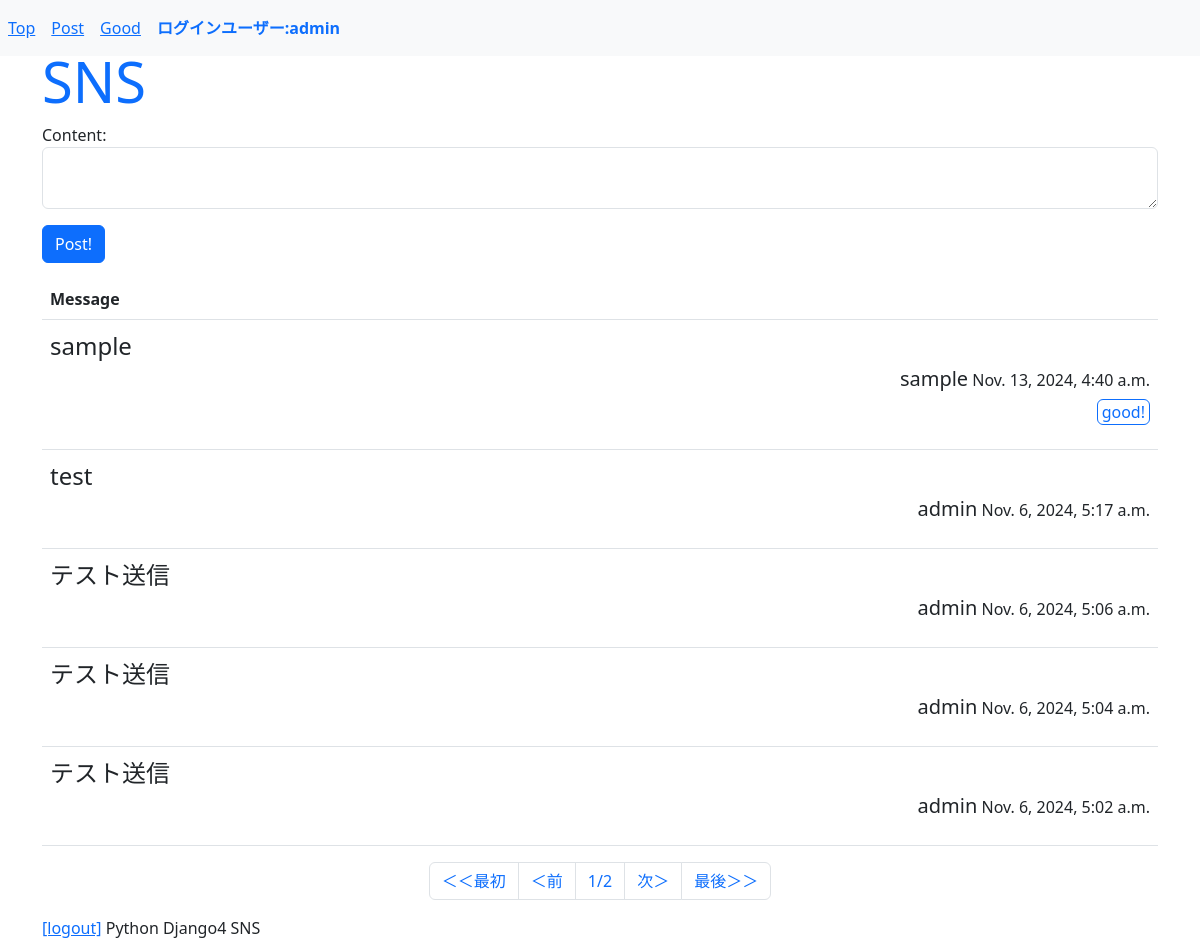
The page /sns/ (signed in) on the database its author committed.
### sns/models.py (models this page shows, shortened)
class Message(models.Model):
    owner = models.ForeignKey(User,on_delete=models.CASCADE,related_name="message_owner")
    content = models.TextField(max_length=1000)
    good_count = models.IntegerField(default=0)
    pub_date = models.DateTimeField(auto_now_add=True)
    class Meta:
        ordering = ("-pub_date",)

### sns/views.py (the view)
# urls.py: path("",views.index,name="index"),
@login_required(login_url='/admin/login/')
def index(request,page=1):
    form = PostForm(request.user)
    msgs = Message.objects.all()
    paginator = Paginator(msgs,5)
    page_items = paginator.get_page(page)
    params = {
        'login_user':request.user,
        'form':form,
        'contents':page_items,
    }
    return render(request, "sns/index.html",params)

### sns/forms.py
class PostForm(forms.Form):
    content = forms.CharField(max_length=500,\
                              widget=forms.Textarea(attrs={"class":"form-control","rows":2}))
    def __init__(self, user, *args, **kwargs):
        super(PostForm, self).__init__(*args,**kwargs)

### sns/templates/sns/index.html (shortened to what this page needs)
{% extends 'sns/layout.html' %}
{% block header %}
<h1 class="display-4 text-primary">SNS</h1>
{% endblock %}
{% block content %}
<form action="{% url 'post' %}" method="post">
    {{ form.as_p}}
    <button class="btn btn-primary">Post!</button>
</form>
<table class="table mt-3">
    <tr>
        <th>Message</th>
    </tr>
    {% for item in contents %}
    <tr>
        <td>
            <p class="fs-4 my-0">{{ item.content }}</p>
            <p class="my-0 text-end">
                <span class="fs-5">{{ item.owner }}</span>
                <span class="fs-6">{{ item.pub_date }}</span>
            </p>
            <p class="mt-1 fs-6 text-end">
                <span class="float-right">
                    {% if item.owner != login_user %}
                    <a href="{% url 'good' item.id %}">
                        <button class="py-0 px-1 btn btn-outline-primary">
                            good!</button></a>
                    {% endif %}
                </span>
            </p>
        </td>
    </tr>
    {% endfor %}
</table>
<ul class="pagination justify-content-center">
    {% if contents.has_previous %}
    <li class="page-item">
        <a href="{% url 'index' %}" class="page-link">＜＜最初</a>
    </li>
    <li class="page-item">
        <a href="{% url 'index' %}{{contents.previous_page_number}}" class="page-link">＜前</a>
    </li>
    {% else %}
    <li class="page-item">
        <a class="page-link">＜＜最初</a>
    </li>
    <li class="page-item">
        <a class="page-link">＜前</a>
    </li>
    {% endif %}
    <li class="page-item">
        <a class="page-link">{{contents.number}}/{{contents.paginator.num_pages}}</a>
    </li>
    {% if contents.has_next %}
    <li class="page-item">
        <a href="{% url 'index' %}{{ contents.next_page_number }}" class="page-link">次＞</a>
    </li>
    <li class="page-item">
        <a href="{% url 'index' %}{{contents.paginator.num_pages}}" class="page-link">最後＞＞</a>
    </li>
    {% endif %}
</ul>
{% endblock %}

### sns/templates/sns/layout.html (shortened to what this page needs)
{% load static %}
<!DOCTYPE html>
<html lang="ja">
<head>
    <link rel="stylesheet" href="https://cdn.jsdelivr.net/npm/bootstrap@5.3.0/dist/css/bootstrap.min.css">
</head>
<body>
    <nav class="navbar fixed-top navbar-expand navbar-light bg-light">
        <ul style="width:100%" class="navbar-nav mr-auto">
            <li class="nav-item nav-link"><a href="{% url 'index' %}">Top</a></li>
            <li class="nav-item nav-link"><a href="{% url 'post' %}">Post</a></li>
            <li class="nav-item nav-link"><a href="{% url 'goods' %}">Good</a></li>
            <li class="nav-item nav-link fw-bold text-primary">ログインユーザー:{{ login_user }}</li>
        </ul>
    </nav>
    <div class="container">
        <div class="mt-5">
            {% block header %}
            {% endblock %}
        </div>
        <div class="content">
            {% block content %}
            {% endblock %}
        </div>
        <div class="footer">
            <span><a href="/admin/logout?next=/sns/">[logout]</a></span>
            <span>Python Django4 SNS</span>
        </div>
    </div>
</body>
</html>

### rows shown on the page
Message: content "sample", owner "sample", pub_date "Nov. 13, 2024, 4:40 a.m.", shows "good!"
Message: content "test", owner "admin", pub_date "Nov. 6, 2024, 5:17 a.m."
Message: content "テスト送信", owner "admin", pub_date "Nov. 6, 2024, 5:06 a.m."
Message: content "テスト送信", owner "admin", pub_date "Nov. 6, 2024, 5:04 a.m."
Message: content "テスト送信", owner "admin", pub_date "Nov. 6, 2024, 5:02 a.m."

### other values the page prints
{{ login_user }} "admin"
{{ contents.number }} "1"
{{ contents.paginator.num_pages }} "2"
